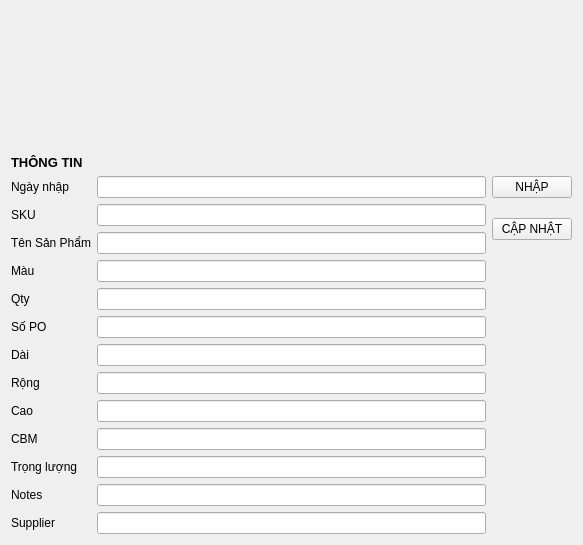
<?xml version="1.0" encoding="UTF-8"?>
<ui version="4.0">
 <class>Form</class>
 <widget class="QWidget" name="Form">
  <property name="geometry">
   <rect>
    <x>0</x>
    <y>0</y>
    <width>583</width>
    <height>545</height>
   </rect>
  </property>
  <property name="windowTitle">
   <string>LLC SAMPLE</string>
  </property>
  <layout class="QGridLayout" name="gridLayout_2">
   <item row="0" column="0">
    <widget class="QLabel" name="label">
     <property name="text">
      <string/>
     </property>
     <property name="pixmap">
      <pixmap resource="resources.qrc">:/images/tlclogo3.jpg</pixmap>
     </property>
     <property name="alignment">
      <set>Qt::AlignCenter</set>
     </property>
    </widget>
   </item>
   <item row="1" column="0">
    <layout class="QGridLayout" name="gridLayout">
     <item row="0" column="0">
      <widget class="QLabel" name="label_2">
       <property name="font">
        <font>
         <pointsize>10</pointsize>
         <weight>75</weight>
         <bold>true</bold>
        </font>
       </property>
       <property name="text">
        <string>THÔNG TIN</string>
       </property>
      </widget>
     </item>
     <item row="1" column="0">
      <widget class="QLabel" name="label_3">
       <property name="text">
        <string>Ngày nhập</string>
       </property>
      </widget>
     </item>
     <item row="1" column="1">
      <widget class="QLineEdit" name="lineEdit_1"/>
     </item>
     <item row="1" column="2">
      <widget class="QPushButton" name="nhapllcButton">
       <property name="text">
        <string>NHẬP</string>
       </property>
      </widget>
     </item>
     <item row="2" column="0">
      <widget class="QLabel" name="label_4">
       <property name="text">
        <string>SKU</string>
       </property>
      </widget>
     </item>
     <item row="2" column="1">
      <widget class="QLineEdit" name="lineEdit_2"/>
     </item>
     <item row="2" column="2" rowspan="2">
      <widget class="QPushButton" name="capnhatllcButton">
       <property name="text">
        <string>CẬP NHẬT</string>
       </property>
      </widget>
     </item>
     <item row="3" column="0">
      <widget class="QLabel" name="label_5">
       <property name="text">
        <string>Tên Sản Phẩm</string>
       </property>
      </widget>
     </item>
     <item row="3" column="1">
      <widget class="QLineEdit" name="lineEdit_3"/>
     </item>
     <item row="4" column="0">
      <widget class="QLabel" name="label_6">
       <property name="text">
        <string>Màu</string>
       </property>
      </widget>
     </item>
     <item row="4" column="1">
      <widget class="QLineEdit" name="lineEdit_4"/>
     </item>
     <item row="5" column="0">
      <widget class="QLabel" name="label_7">
       <property name="text">
        <string>Qty</string>
       </property>
      </widget>
     </item>
     <item row="5" column="1">
      <widget class="QLineEdit" name="lineEdit_5"/>
     </item>
     <item row="6" column="0">
      <widget class="QLabel" name="label_9">
       <property name="text">
        <string>Số PO</string>
       </property>
      </widget>
     </item>
     <item row="6" column="1">
      <widget class="QLineEdit" name="lineEdit_6"/>
     </item>
     <item row="7" column="0">
      <widget class="QLabel" name="label_10">
       <property name="text">
        <string>Dài</string>
       </property>
      </widget>
     </item>
     <item row="7" column="1">
      <widget class="QLineEdit" name="lineEdit_7"/>
     </item>
     <item row="8" column="0">
      <widget class="QLabel" name="label_11">
       <property name="text">
        <string>Rộng</string>
       </property>
      </widget>
     </item>
     <item row="8" column="1">
      <widget class="QLineEdit" name="lineEdit_8"/>
     </item>
     <item row="9" column="0">
      <widget class="QLabel" name="label_12">
       <property name="text">
        <string>Cao</string>
       </property>
      </widget>
     </item>
     <item row="9" column="1">
      <widget class="QLineEdit" name="lineEdit_9"/>
     </item>
     <item row="10" column="0">
      <widget class="QLabel" name="label_13">
       <property name="text">
        <string>CBM</string>
       </property>
      </widget>
     </item>
     <item row="10" column="1">
      <widget class="QLineEdit" name="lineEdit_10"/>
     </item>
     <item row="11" column="0">
      <widget class="QLabel" name="label_14">
       <property name="text">
        <string>Trọng lượng</string>
       </property>
      </widget>
     </item>
     <item row="11" column="1">
      <widget class="QLineEdit" name="lineEdit_11"/>
     </item>
     <item row="12" column="0">
      <widget class="QLabel" name="label_15">
       <property name="text">
        <string>Notes</string>
       </property>
      </widget>
     </item>
     <item row="12" column="1">
      <widget class="QLineEdit" name="lineEdit_12"/>
     </item>
     <item row="13" column="0">
      <widget class="QLabel" name="label_16">
       <property name="text">
        <string>Supplier</string>
       </property>
      </widget>
     </item>
     <item row="13" column="1">
      <widget class="QLineEdit" name="lineEdit_13"/>
     </item>
    </layout>
   </item>
  </layout>
 </widget>
 <resources>
  <include location="resources.qrc"/>
 </resources>
 <connections/>
</ui>
